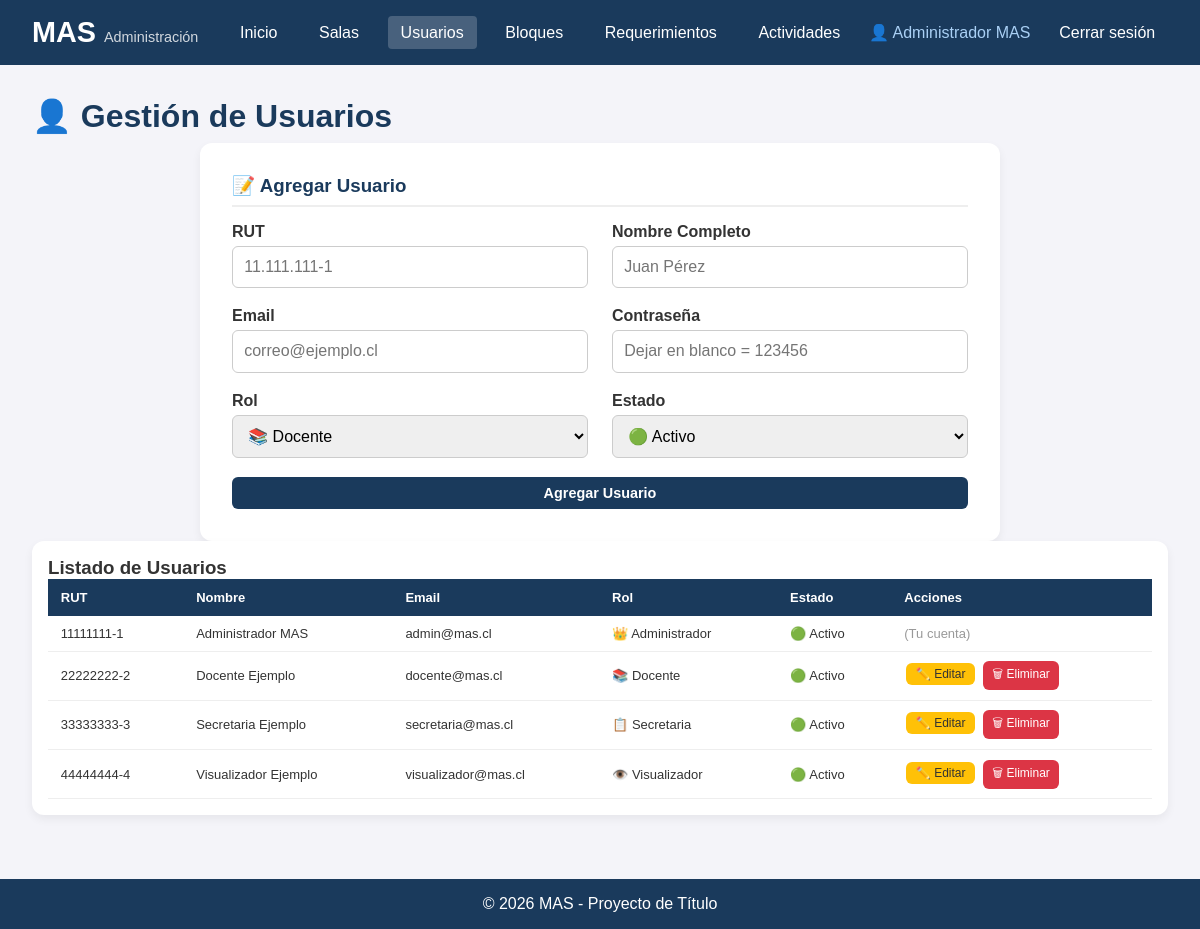
The app's page /admin/usuarios.php (signed in) with its own data.
### tables this page shows
CREATE TABLE usuarios (
    id_usuario INT AUTO_INCREMENT PRIMARY KEY,
    rut VARCHAR(12) UNIQUE NOT NULL,
    nombre_completo VARCHAR(100) NOT NULL,
    email VARCHAR(100) UNIQUE NOT NULL,
    contrasena VARCHAR(255) NOT NULL,
    rol ENUM('administrador', 'docente', 'secretaria', 'visualizador') DEFAULT 'docente',
    estado ENUM('activo', 'inactivo') DEFAULT 'activo',
    fecha_creacion TIMESTAMP DEFAULT CURRENT_TIMESTAMP
);

### public/admin/usuarios.php (the view, shortened to what this page needs)
<?php
require_once '../../config/database.php';
$editar = null;
$usuarios = $pdo->query("SELECT * FROM usuarios ORDER BY nombre_completo")->fetchAll();
?>
<!DOCTYPE html>
<html lang="es">
<head>
    <link rel="stylesheet" href="../css/style.css">
</head>
<body>
    <header>
        <nav>
            <div class="logo"><h1>MAS</h1><span>Administración</span></div>
            <ul>
                <li><a href="../index.php">Inicio</a></li>
                <li><a href="salas.php">Salas</a></li>
                <li><a href="usuarios.php" class="active">Usuarios</a></li>
                <li><a href="bloques.php">Bloques</a></li>
                <li><a href="requerimientos.php">Requerimientos</a></li>
                <li><a href="tipos_actividad.php">Actividades</a></li>
                <li><span>👤 <?php echo htmlspecialchars($_SESSION['nombre_completo']); ?></span></li>
                <li><a href="../logout.php">Cerrar sesión</a></li>
            </ul>
        </nav>
    </header>
    <main>
        <h2>👤 Gestión de Usuarios</h2>
        <div class="form-container">
            <h3><?php echo $editar ? '✏️ Editar Usuario' : '📝 Agregar Usuario'; ?></h3>
            <form method="POST">
                <div class="form-row">
                    <div class="form-group">
                        <label for="rut">RUT</label>
                        <input type="text" id="rut" name="rut"
                               value="<?php echo $editar ? htmlspecialchars($editar['rut']) : ''; ?>"
                               placeholder="11.111.111-1" required>
                    </div>
                    <div class="form-group">
                        <label for="nombre_completo">Nombre Completo</label>
                        <input type="text" id="nombre_completo" name="nombre_completo"
                               value="<?php echo $editar ? htmlspecialchars($editar['nombre_completo']) : ''; ?>"
                               placeholder="Juan Pérez" required>
                    </div>
                </div>
                <div class="form-row">
                    <div class="form-group">
                        <label for="email">Email</label>
                        <input type="email" id="email" name="email"
                               value="<?php echo $editar ? htmlspecialchars($editar['email']) : ''; ?>"
                               placeholder="correo@ejemplo.cl" required>
                    </div>
                    <div class="form-group">
                        <label for="contrasena">Contraseña</label>
                        <input type="text" id="contrasena" name="contrasena"
                               placeholder="Dejar en blanco = 123456">
                    </div>
                </div>
                <div class="form-row">
                    <div class="form-group">
                        <label for="rol">Rol</label>
                        <select id="rol" name="rol" required>
                            <option value="docente" <?php echo $editar && $editar['rol'] == 'docente' ? 'selected' : ''; ?>>📚 Docente</option>
                        </select>
                    </div>
                    <div class="form-group">
                        <label for="estado">Estado</label>
                        <select id="estado" name="estado" required>
                            <option value="activo" <?php echo $editar && $editar['estado'] == 'activo' ? 'selected' : ''; ?>>🟢 Activo</option>
                        </select>
                    </div>
                </div>
                <button type="submit" class="btn btn-primary">
                    <?php echo $editar ? 'Actualizar Usuario' : 'Agregar Usuario'; ?>
                </button>
            </form>
        </div>
        <div class="table-container">
            <h3>Listado de Usuarios</h3>
            <table>
                <thead>
                    <tr>
                        <th>RUT</th>
                        <th>Nombre</th>
                        <th>Email</th>
                        <th>Rol</th>
                        <th>Estado</th>
                        <th>Acciones</th>
                    </tr>
                </thead>
                <tbody>
                    <?php foreach ($usuarios as $usuario): ?>
                    <tr>
                        <td><?php echo htmlspecialchars($usuario['rut']); ?></td>
                        <td><?php echo htmlspecialchars($usuario['nombre_completo']); ?></td>
                        <td><?php echo htmlspecialchars($usuario['email']); ?></td>
                        <td>
                            <?php
                            switch ($usuario['rol']) {
                                case 'administrador': echo '👑 Administrador'; break;
                                case 'docente': echo '📚 Docente'; break;
                                case 'secretaria': echo '📋 Secretaria'; break;
                                case 'visualizador': echo '👁️ Visualizador'; break;
                            }
                            ?>
                        </td>
                        <td><?php echo $usuario['estado'] === 'activo' ? '🟢 Activo' : '🔴 Inactivo'; ?></td>
                        <td>
                            <?php if ($usuario['id_usuario'] != $_SESSION['usuario_id']): ?>
                            <a href="usuarios.php?editar=<?php echo $usuario['id_usuario']; ?>" class="btn btn-warning btn-sm">✏️ Editar</a>
                            <a href="usuarios.php?eliminar=<?php echo $usuario['id_usuario']; ?>"
                               class="btn btn-danger btn-sm"
                               onclick="return confirm('¿Estás seguro de eliminar este usuario?')">
                               🗑 Eliminar
                            </a>
                            <?php else: ?>
                            <span style="color:#999;">(Tu cuenta)</span>
                            <?php endif; ?>
                        </td>
                    </tr>
                    <?php endforeach; ?>
                </tbody>
            </table>
        </div>
    </main>
    <footer><p>&copy; 2026 MAS - Proyecto de Título</p></footer>
</body>
</html>

### public/css/style.css (style rules this page uses)
* { margin: 0; padding: 0; box-sizing: border-box; }
body { font-family: Arial, sans-serif; background: #f4f4f9; color: #333; min-height: 100vh; display: flex; flex-direction: column; }
header { background: #1a3a5c; color: white; padding: 1rem 2rem; position: sticky; top: 0; z-index: 1000; }
nav { display: flex; justify-content: space-between; align-items: center; flex-wrap: wrap; max-width: 1200px; margin: 0 auto; }
nav .logo h1 { display: inline; font-size: 1.8rem; }
nav .logo span { font-size: 0.9rem; opacity: 0.8; margin-left: 0.5rem; }
nav ul { list-style: none; display: flex; gap: 1rem; align-items: center; flex-wrap: wrap; }
nav ul li a { color: white; text-decoration: none; padding: 0.5rem 0.8rem; border-radius: 4px; transition: background 0.3s; }
nav ul li a.active { background: rgba(255, 255, 255, 0.2); }
nav ul li span { color: #aad0f5; }
main { flex: 1; max-width: 1200px; margin: 2rem auto; padding: 0 2rem; width: 100%; }
h2 { color: #1a3a5c; font-size: 2rem; margin-bottom: 0.5rem; }
.btn-primary { width: 100%; padding: 0.8rem; background: #1a3a5c; color: white; border: none; border-radius: 6px; font-size: 1rem; font-weight: 600; cursor: pointer; transition: background 0.3s; }
.table-container { overflow-x: auto; background: white; border-radius: 12px; box-shadow: 0 4px 10px rgba(0, 0, 0, 0.06); padding: 1rem; }
table { width: 100%; border-collapse: collapse; font-size: 13px; }
table th { background: #1a3a5c; color: white; padding: 0.7rem 0.8rem; text-align: left; }
table td { padding: 0.6rem 0.8rem; border-bottom: 1px solid #eee; }
.btn { display: inline-block; padding: 0.5rem 1.2rem; border-radius: 6px; text-decoration: none; font-size: 0.9rem; border: none; cursor: pointer; transition: background 0.3s; }
.btn-danger { background: #dc3545; color: white; }
.btn-warning { background: #ffc107; color: #333; }
.btn-sm { padding: 0.25rem 0.6rem; font-size: 0.75rem; margin: 0 2px; }
.form-container { background: white; padding: 2rem; border-radius: 12px; box-shadow: 0 4px 10px rgba(0, 0, 0, 0.06); max-width: 800px; margin: 0 auto; }
.form-container h3 { color: #1a3a5c; margin-bottom: 1rem; border-bottom: 2px solid #eee; padding-bottom: 0.5rem; }
.form-row { display: flex; gap: 1.5rem; flex-wrap: wrap; }
.form-row .form-group { flex: 1; min-width: 180px; }
.form-group { margin-bottom: 1.2rem; }
.form-group label { display: block; font-weight: 600; margin-bottom: 0.3rem; color: #333; }
.form-group input, .form-group select, .form-group textarea { width: 100%; padding: 0.7rem; border: 1px solid #ccc; border-radius: 6px; font-size: 1rem; font-family: inherit; }
footer { background: #1a3a5c; color: white; text-align: center; padding: 1rem; margin-top: 2rem; }

### records on screen
usuarios: rut "11111111-1", nombre_completo "Administrador MAS", email "admin@mas.cl", rol "👑 Administrador", estado "🟢 Activo", shows "(Tu cuenta)"
usuarios: rut "22222222-2", nombre_completo "Docente Ejemplo", email "docente@mas.cl", rol "📚 Docente", estado "🟢 Activo"
usuarios: rut "33333333-3", nombre_completo "Secretaria Ejemplo", email "secretaria@mas.cl", rol "📋 Secretaria", estado "🟢 Activo"
usuarios: rut "44444444-4", nombre_completo "Visualizador Ejemplo", email "visualizador@mas.cl", rol "👁️ Visualizador", estado "🟢 Activo"

### other values on screen
$_SESSION['nombre_completo'] "Administrador MAS"
